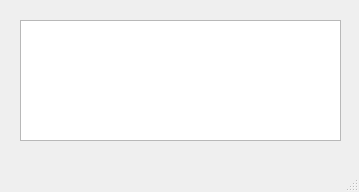
<?xml version="1.0" encoding="UTF-8"?>
<ui version="4.0">
 <class>MainWindow</class>
 <widget class="QMainWindow" name="MainWindow">
  <property name="geometry">
   <rect>
    <x>0</x>
    <y>0</y>
    <width>359</width>
    <height>192</height>
   </rect>
  </property>
  <property name="windowTitle">
   <string>MainWindow</string>
  </property>
  <widget class="QWidget" name="centralwidget">
   <widget class="QTableView" name="tv">
    <property name="geometry">
     <rect>
      <x>20</x>
      <y>20</y>
      <width>321</width>
      <height>121</height>
     </rect>
    </property>
   </widget>
  </widget>
  <widget class="QMenuBar" name="menubar">
   <property name="geometry">
    <rect>
     <x>0</x>
     <y>0</y>
     <width>359</width>
     <height>21</height>
    </rect>
   </property>
  </widget>
  <widget class="QStatusBar" name="statusbar"/>
 </widget>
 <resources/>
 <connections/>
</ui>
